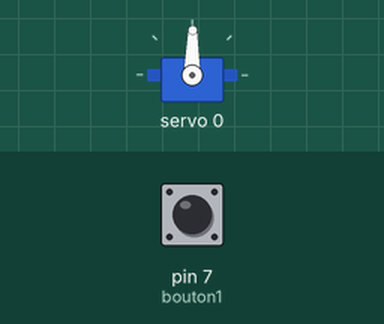
Simulated run of this sketch. Board: Arduino Uno, built with avr-gcc and run on an emulated ATmega328P. On the bench: servo. Inputs (shaded band) come from the test bench; at power-on: pin 7 (bouton1) HIGH. What the sketch prints to the serial monitor is not drawn.

Above: at 1.2 s.
1.3 s: pin 7 (bouton1) pulled LOW for 0.15 s
At 1.37 s:
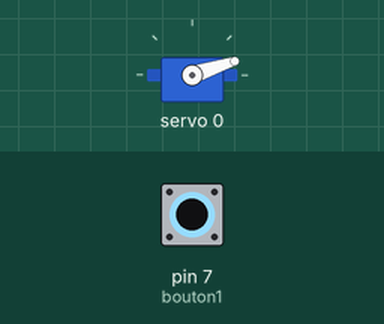
2.9 s: pin 7 (bouton1) pulled LOW for 3.2 s
At 6.8 s:
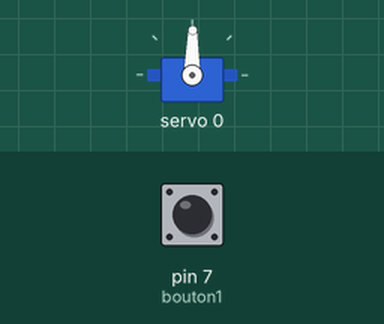
Timing chart, 0 to 8.3 s (numbered marks = the images above; inputs shaded):
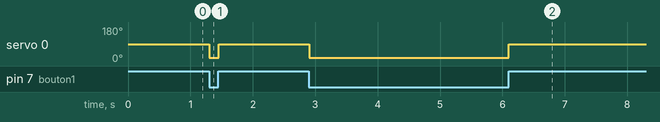

Measured:
- after the input at 1.3 s, servo 0: 89° → 18° at once, → 89° 0.15 s later
- after the input at 2.9 s, servo 0: 89° → 18° at once, → 89° 3.2 s later

The sketch:

SERVO1.ino
```cpp
/***************************************************
  FLIPPER !!
 ****************************************************/

#include <Wire.h>
#include <Adafruit_PWMServoDriver.h>

// called this way, it uses the default address 0x40
Adafruit_PWMServoDriver pwm = Adafruit_PWMServoDriver();

// Depending on your servo make, the pulse width min and max may vary, you
// want these to be as small/large as possible without hitting the hard stop
// for max range. You'll have to tweak them as necessary to match the servos you
// have!
#define SERVOMIN  150 // This is the 'minimum' pulse length count (out of 4096)
#define SERVOMAX  600 // This is the 'maximum' pulse length count (out of 4096)
#define USMIN  600 // This is the rounded 'minimum' microsecond length based on the minimum pulse of 150
#define USMAX  2400 // This is the rounded 'maximum' microsecond length based on the maximum pulse of 600
#define SERVO_FREQ 50 // Analog servos run at ~50 Hz updates

// Amplitudes max/min
#define POSITION_MAX_1  300
#define POSITION_MIN_1  150

// Les boutons
const int bouton1 = 7;
int etatbouton1 = 0;

/**
 * INITIALISATION
 */
void setup() {

  // Initialise la carte PWM (servos)
  Serial.begin(9600);


  Serial.println("DEBUT !");

  pinMode(bouton1, INPUT_PULLUP);

  pwm.begin();
  /*
   * In theory the internal oscillator (clock) is 25MHz but it really isn't
   * that precise. You can 'calibrate' this by tweaking this number until
   * you get the PWM update frequency you're expecting!
   * The int.osc. for the PCA9685 chip is a range between about 23-27MHz and
   * is used for calculating things like writeMicroseconds()
   * Analog servos run at ~50 Hz updates, It is importaint to use an
   * oscilloscope in setting the int.osc frequency for the I2C PCA9685 chip.
   * 1) Attach the oscilloscope to one of the PWM signal pins and ground on
   *    the I2C PCA9685 chip you are setting the value for.
   * 2) Adjust setOscillatorFrequency() until the PWM update frequency is the
   *    expected value (50Hz for most ESCs)
   * Setting the value here is specific to each individual I2C PCA9685 chip and
   * affects the calculations for the PWM update frequency.
   * Failure to correctly set the int.osc value will cause unexpected PWM results
   */
  pwm.setOscillatorFrequency(27000000);
  pwm.setPWMFreq(SERVO_FREQ);  // Analog servos run at ~50 Hz updates

  delay(10);
}

/**
 * VERIFIE L'ETAT DU BOUTON ET BOUGE LE SERVO A LA POSITION MIN OU MAX
 */
void gererServo(int noservo, int nobouton, int* etatbouton, int posmin, int posmax) {
  int nouveletat = digitalRead(nobouton);
  if (nouveletat != *etatbouton)
  {
    *etatbouton = nouveletat;
    if (nouveletat == HIGH)
    {
      pwm.setPWM(noservo, 0, posmax);
    }
    else
    {
      pwm.setPWM(noservo, 0, posmin);
    }
  }
}

/**
 * BOUCLE PRINCIPALE
 */
void loop() {
  gererServo(0, bouton1, &etatbouton1, POSITION_MIN_1, POSITION_MAX_1);
  delay(10);
}
```
